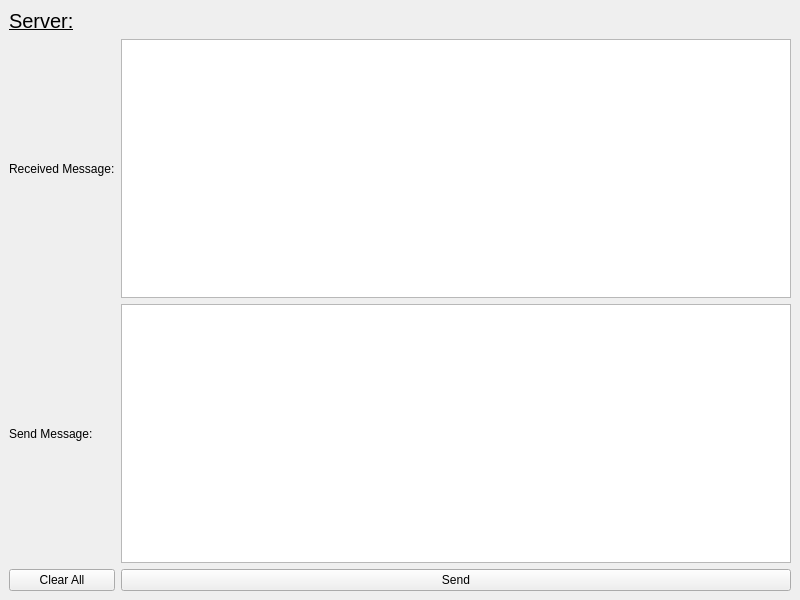
<?xml version="1.0" encoding="UTF-8"?>
<ui version="4.0">
 <class>Server</class>
 <widget class="QMainWindow" name="Server">
  <property name="geometry">
   <rect>
    <x>0</x>
    <y>0</y>
    <width>800</width>
    <height>600</height>
   </rect>
  </property>
  <property name="windowTitle">
   <string>Server</string>
  </property>
  <widget class="QWidget" name="centralwidget">
   <layout class="QGridLayout" name="gridLayout_2">
    <item row="0" column="0">
     <layout class="QGridLayout" name="gridLayout">
      <item row="1" column="1">
       <widget class="QTextEdit" name="recvmess">
        <property name="readOnly">
         <bool>true</bool>
        </property>
       </widget>
      </item>
      <item row="0" column="0">
       <widget class="QLabel" name="label">
        <property name="maximumSize">
         <size>
          <width>284</width>
          <height>16777215</height>
         </size>
        </property>
        <property name="font">
         <font>
          <pointsize>15</pointsize>
          <underline>true</underline>
         </font>
        </property>
        <property name="text">
         <string>Server:</string>
        </property>
       </widget>
      </item>
      <item row="2" column="1">
       <widget class="QTextEdit" name="sendmess"/>
      </item>
      <item row="1" column="0">
       <widget class="QLabel" name="label_2">
        <property name="text">
         <string>Received Message:</string>
        </property>
       </widget>
      </item>
      <item row="2" column="0">
       <widget class="QLabel" name="label_3">
        <property name="text">
         <string>Send Message:</string>
        </property>
       </widget>
      </item>
      <item row="3" column="1">
       <widget class="QPushButton" name="sendbutton">
        <property name="text">
         <string>Send</string>
        </property>
       </widget>
      </item>
      <item row="3" column="0">
       <widget class="QPushButton" name="pushButton_2">
        <property name="text">
         <string>Clear All</string>
        </property>
       </widget>
      </item>
     </layout>
    </item>
   </layout>
  </widget>
 </widget>
 <resources/>
 <connections/>
</ui>
